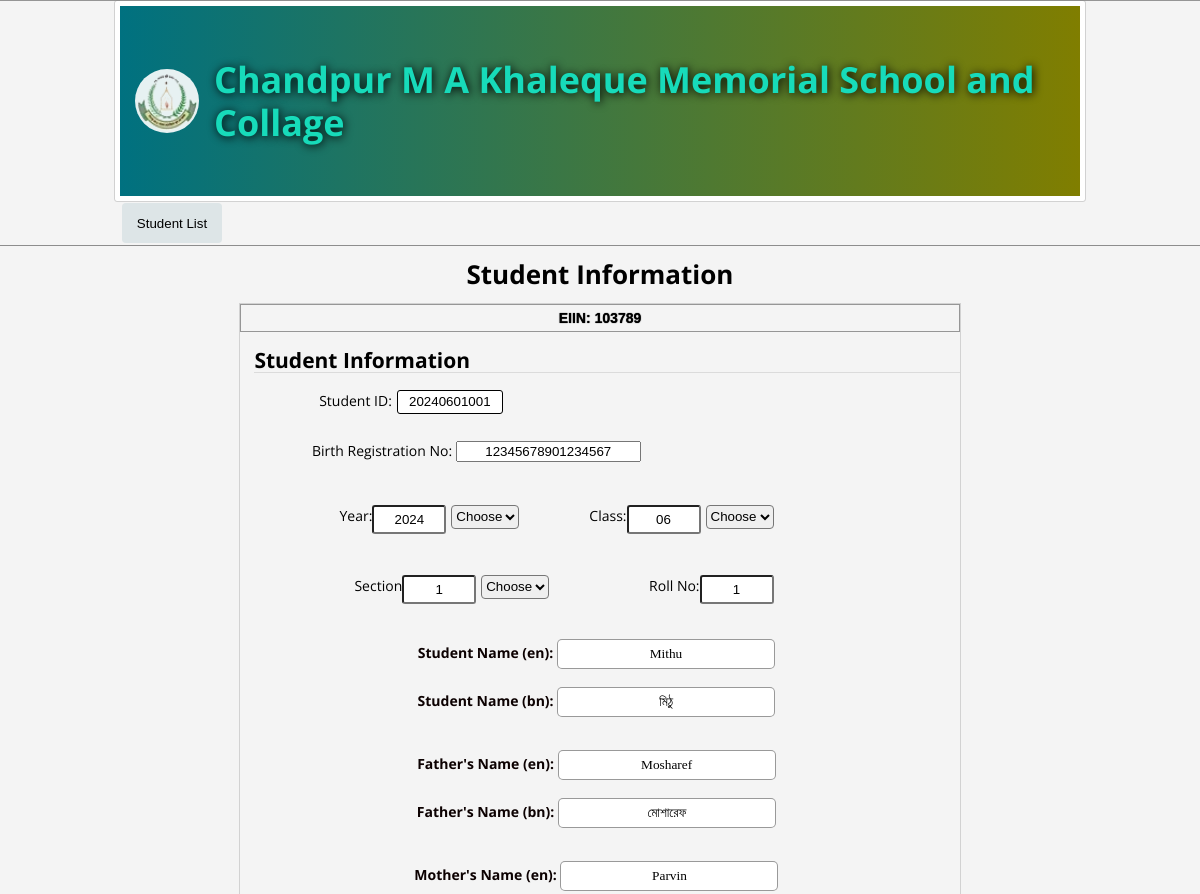
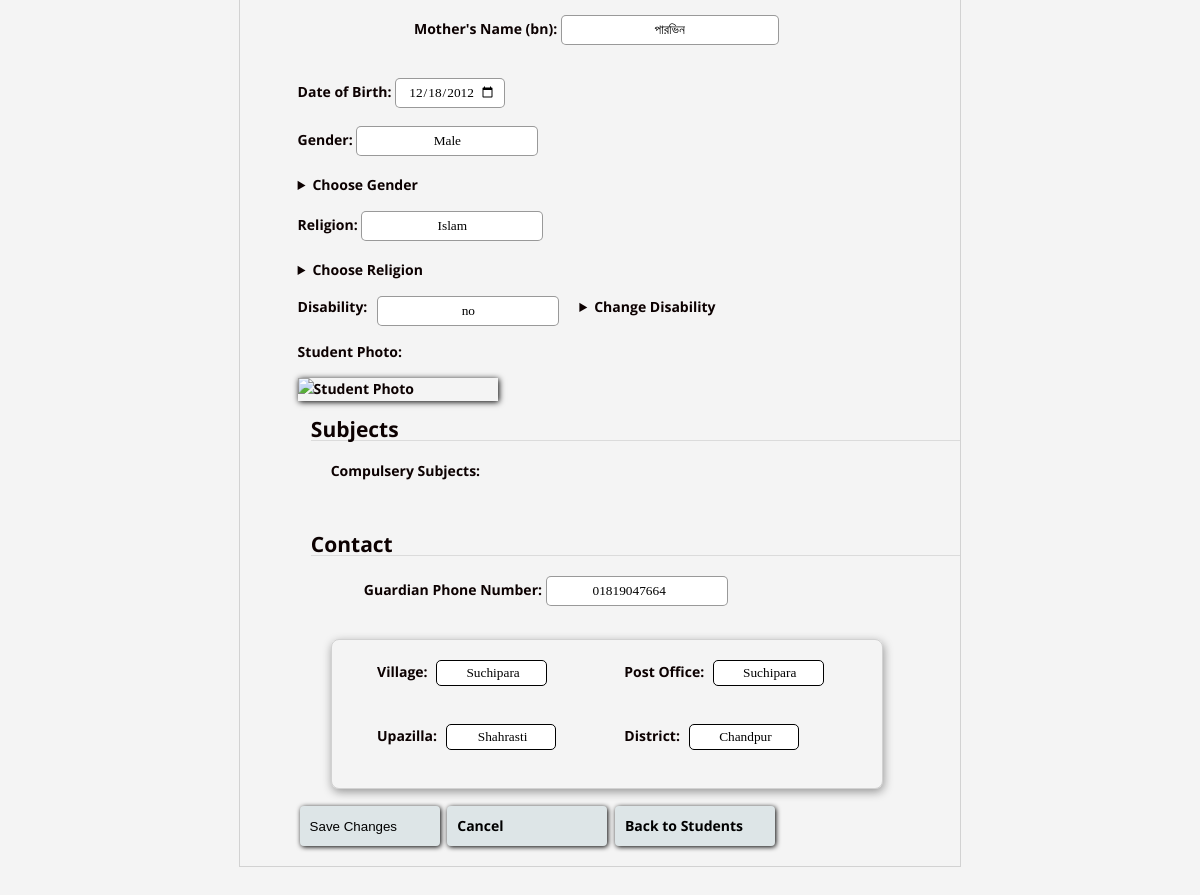
Page /edit_student/3 (signed in) on the committed database (2 pictures, top to bottom).
### tables this page shows
CREATE TABLE students (
                id INTEGER PRIMARY KEY AUTOINCREMENT,
                reg TEXT,
                year TEXT,
                calss TEXT,
                section INTEGER,
                roll INTEGER,
                s_name_en TEXT,
                s_name_bn TEXT,
                f_name_en TEXT,
                f_name_bn TEXT,
                m_name_en TEXT,
                m_name_bn TEXT,
                dob TEXT,
                gender TEXT,
                Religion TEXT,
                disability TEXT,
                photo BLOB,  -- Updated data type for photo storage
                number TEXT,
                vi TEXT,
                post TEXT,
                upazilla TEXT,
                district TEXT,
                students_id TEXT
            );

### website/app.py (the view)
@app.route('/edit_student/<int:student_id>', methods=['GET', 'POST'])
@login_required
def edit_student(student_id):
    with sqlite3.connect('students.db') as conn:
        cursor = conn.cursor()
        if request.method == 'POST':
            if 'photo' in request.files:
                photo_file = request.files['photo']
                if photo_file.filename != '':
                    photo_data = photo_file.read()
                else:
                    photo_data = cursor.execute('SELECT photo FROM students WHERE id = ?', (student_id,)).fetchone()[0]
            else:
                photo_data = cursor.execute('SELECT photo FROM students WHERE id = ?', (student_id,)).fetchone()[0]
            cursor.execute('''
                UPDATE students
                SET reg=?, year=?, calss=?, section=?, roll=?, s_name_en=?, s_name_bn=?, f_name_en=?, f_name_bn=?, m_name_en=?, m_name_bn=?, dob=?, gender=?, Religion=?, disability=?, photo=?, number=?, vi=?, post=?, upazilla=?, district=?, students_id=?
                WHERE id=?
            ''', (
                request.form['reg'],
                request.form['year'],
                request.form['calss'],
                request.form['section'],
                request.form['roll'],
                request.form['s_name_en'],
                request.form['s_name_bn'],
                request.form['f_name_en'],
                request.form['f_name_bn'],
                request.form['m_name_en'],
                request.form['m_name_bn'],
                request.form['dob'],
                request.form['gender'],
                request.form['Religion'],
                request.form.get('disability', ''),  # Use get() to handle cases where 'disability' is not present in the form
                photo_data,
                request.form['number'],
                request.form['vi'],
                request.form['post'],
                request.form['upazilla'],
                request.form['district'],
                request.form['students_id'],
                student_id
            ))
            conn.commit()
            return redirect(url_for('display_students'))
        else:
            cursor.execute('SELECT * FROM students WHERE id = ?', (student_id,))
            student = cursor.fetchone()
    return render_template('edit_student.html', student=student)

### website/app.py (called while the page is built)
def login_required(f):
    @wraps(f)
    def decorated_function(*args, **kwargs):
        if 'user_id' not in session:
            print("User not logged in. Redirecting to login page.")
            print("Next URL:", request.url)
            return redirect(url_for('login', next=request.url))
        return f(*args, **kwargs)
    return decorated_function

### website/templates/edit_student.html (shortened to what this page needs)
<!DOCTYPE html>
<html lang="en">
<head>
</head>
<body onscroll="scrolled()">
    <header>
        <div class="header">
            <img type="" src="{{ url_for('static', filename='Name___Logo-removebg-preview.png') }}"  alt="" class="imagess">
            <h1>Chandpur M A Khaleque Memorial School and Collage</h1>
        </div>
        <nav>
            <a href="{{ url_for('display_students') }}"><button id="addStudent" class="button">Student List</button></a>
        </nav>
    </header>
    <h1>Student Information</h1>
    <section class="everything">
        <form class="inputs" action="{{ url_for('edit_student', student_id=student[0]) }}" method="post" enctype="multipart/form-data">
            <div class="EIIN">
                <b><p>EIIN: 103789</p></b>
            </div>
            <div class="id">
                <h2 class="si">Student Information</h2>
                <div class="iodhas">
                    <label for="ID" class="s-id">Student ID:</label>
                    <input name="students_id" id="student_id" type="text" value="{{ student[22] }}" readonly>
                </div>
            </div>
            <div class="sb">
                <label for="reg">Birth Registration No:</label>
                <input type="text" name="reg" id="birth-reg"  value="{{ student[1] }}" readonly>
            </div>
            <div class="ycsr">
                <div>
                    <label for="year">Year: </label>
                    <input type="text" name="year" id="year" value="{{ student[2] }}"  readonly>
                    <select id="yearV">
                        <option value="">Choose</option>
                    </select>
                </div>
                <div>
                    <label for="calss">Class:</label>
                    <input type="text" name="calss" id="class"  value="{{ student[3] }}"  readonly>
                    <select id="classV">
                        <option value="">Choose</option>
                    </select>
                </div>
                <div>
                    <label for="section">Section</label>
                    <input type="text" name="section" id="section" value="{{ student[4] }}"  readonly>
                    <select id="sectionV">
                        <option value="">Choose</option>
                    </select>
                </div>
                <div>
                    <label for="roll">Roll No:</label>
                    <input name="roll" type="text" id="roll" value="{{ student[5] }}"  >
                </div>
            </div>
            <div class="ndgrp">
                <div class="nameofstudent">
                    <div>
                        <label for="s_name_en" class="s_name_en">Student Name (en):</label>
                        <input type="text" name="s_name_en" id="s_name_en" value="{{ student[6] }}" >
                    </div>
                    <div>
                        <label for="s_name_bn" class="s_name_bn">Student Name (bn):</label>
                        <input type="text" name="s_name_bn" id="s_name_bn" value="{{ student[7] }}"  >
                    </div>
                </div>
                <div class="nameoffather">
                    <div>
                        <label for="f_name_en" class="f_name_en">Father's Name (en):</label>
                        <input type="text" name="f_name_en" id="f_name_en" value="{{ student[8] }}"  >
                    </div>
                    <div>
                        <label for="f_name_bn" class="s_name_bn">Father's Name (bn):</label>
                        <input type="text" name="f_name_bn" id="f_name_bn" value="{{ student[9] }}"  >
                    </div>
                </div>
                <div class="nameofmother">
                    <div>
                        <label for="m_name_en" class="m_name_en">Mother's Name (en):</label>
                        <input type="text" name="m_name_en" id="m_name_en"  value="{{ student[10] }}" >
                    </div>
                    <div>
                        <label for="m_name_bn" class="s_name_bn">Mother's Name (bn):</label>
                        <input type="text" name="m_name_bn" id="m_name_bn"  value="{{ student[11] }}" >
                    </div>
                </div>
                <div class="dgrd">
                    <div>
                        <label for="dob" class="dob">Date of Birth:</label>
                        <input type="date" name="dob" id="dob" min="2005-01-01" max="2012-12-31"  value="{{ student[12] }}">
                    </div>
                    <div>
                        <label for="gender">Gender: </label>
                        <input type="text" name="gender" id="gender" value="{{ student[13] }}" readonly>
                        <details>
                            <summary>Choose Gender</summary>
                        </details>
                    </div>
                    <div>
                        <label for="Religion" >Religion:</label>
                        <input type="text" name="Religion" id="religion" value="{{ student[14] }}" readonly>
                        <details>
                            <summary>Choose Religion</summary>
                        </details>
                    </div>
                    <div class="disability-part">
                        <label for="disability">Disability:</label>
                        <input type="text" id="Disability"  value="{{ student[15] }}" readonly>
                        <details>
                            <summary>Change Disability</summary>
                        </details>
                    </div>
    <span style="margin-bottom: 15px;">Student Photo:</span>
    {% if student[16] %}
        <img src="{{ url_for('display_photo', student_id=student[0]) }}" alt="Student Photo" style="max-width: 200px; max-height: 300px; box-shadow: 1px 1px 6px black;" >
    {% else %}
        <p>No Photo Available</p>
    {% endif %}
    <div class="reg-sub">
        <h2 class="si">Subjects</h2>
        <div class="qp">
            <h4>Compulsery Subjects:</h4>
        </div>
    </div>
    <section class="contact">
        <h2 class="si">Contact</h2>
        <div class="phonenumber">
            <label for="number">Guardian Phone Number:</label>
            <input type="number" name="number" id="phonenumber" value="{{ student[17] }}" readonly>
        </div>
        <div class="location">
            <div>
                <label for="vi">Village:</label>
                <input name="vi" type="text" id="village"  value="{{ student[18] }}" readonly>
            </div>
            <div>
                <label for="post">Post Office:</label>
                <input name="post" type="text" id="postoffice"  value="{{ student[19] }}" readonly>
            </div>
            <div>
                <label for="upazilla">Upazilla:</label>
                <input name="upazilla" type="text" id="upazilla"  value="{{ student[20] }}" readonly>
            </div>
            <div>
                <label for="district">District:</label>
                <input name="district" type="text" id="district"  value="{{ student[21] }}" readonly>
            </div>
        </div>
            <button class="buttons" id="buttonss" type="submit">Save Changes</button>
            <a class="buttons" href="{{ url_for('display_student', student_id=student[0]) }}">Cancel</a>
            <a class="buttons" href="{{ url_for('display_students') }}">Back to Students</a>
    </form>
    </section>
</body>
</html>

### website/templates/edit_student.html (style rules this page uses)
body { background: #000000; font: 13px/1.7em 'Open sans'; background-color: #f4f4f4; margin: 0; display: flex; align-items: center; flex-direction: column; height: 100vh; }
#dob { margin-bottom: -5px; }
.imagess { background-color: rgba(255, 255, 255, 0.9); border-radius: 50%; padding: 2px; height: 60px; width: 60px; margin: 15px; }
nav { display: flex; align-items: start; width: 80%; }
header { border-top: 1px solid rgba(128, 128, 128, 0.811); border-bottom: 1px solid rgba(128, 128, 128, 0.881); width: 100%; display: flex; align-items: center; flex-direction: column; }
.header { border: 5px solid white; outline: 1px solid rgba(128, 128, 128, 0.301); margin-top: 0px; width: 80%; color: rgb(23, 219, 186); background: linear-gradient(to right, rgb(0, 113, 128) , rgb(128, 126, 0) ); height: 190px; font-size: 18px; text-shadow: 1px 1px 10px black; display: flex; justify-content: center; align-items: center; line-height: 1.2; border-radius: 2px; }
#student_id { border: 1px ridge black; height: 20px; width: 100px; border-radius: 3px; text-align: center; margin-left: 5px; }
.ndgrp { font-size: 14px; font-weight: 700; color: #0c0101; }
.nameofstudent , .nameoffather, .nameofmother { width: 95%; display: inline-flex; justify-content: space-evenly; flex-wrap: wrap; margin-bottom: 15px; margin-left: 2%; }
form { display: flex; flex-direction: column; border: 1px solid rgba(128, 128, 128, 0.301); margin-bottom: 100px; }
label { margin-bottom: 8px; display: inline-block; }
.disability-part { display: inline-flex; height: 30px; }
.disability-part input { margin-left: 10px; margin-right: 20px; }
select { margin-left: 5px; margin-right: 15px; }
.ycsr { width: 70%; display: inline-flex; justify-content: space-evenly; margin-left: 10%; margin-bottom: 2%; margin-top: 2%; }
.ycsr input { width: 60px; height: 15px; padding: 5px; border-radius: 3px; }
.ndgrp input { padding: 8px; margin-bottom: 18px; height: 12px; border-radius: 5px; border: 1px solid rgba(128, 128, 128, 0.801); font-family: 'Times New Roman', Times, serif; width: 200px; }
input { text-align: center; width: fit-content; }
.iodhas { margin-left: 11%; display: inline-flex; flex-direction: row; margin-bottom: 20px; }
.sb { margin-left: 10%; }
.button { background-color: #91b1b93b; color: #000000; padding: 10px; border: none; border-radius: 4px; cursor: pointer; margin: 2px; height: 40px; width: 100px; min-width: 100px; transition: .80s; }
.dgrd { margin-left: 8%; display: inline-flex; flex-direction: column; }
.dgrd label { display: inline-block; }
.dgrd input { width: fit-content; }
.dgrd div { margin-bottom: 15px; }
.everything { display: flex; flex-direction: column; align-items: center; }
select { height: 24px; border-radius: 4px; }
.EIIN { border: 1px solid rgba(128, 128, 128, 0.811); }
.EIIN p { margin: 2px; text-align: center; color: black; text-shadow: .1px .1px 1px black; font-family: 'Gill Sans', 'Gill Sans MT', Calibri, 'Trebuchet MS', sans-serif; }
.si { border-bottom: 1px solid rgba(0, 0, 0, 0.1); margin-left: 2%; }
.inputs { font-size: 14px; width: 60%; min-width: 60%; max-width: 60%; }
.qp { margin-left: 5%; }
.contact .phonenumber, .location { margin-left: 10%; }
.phonenumber { margin: 20px; }
.location { border: 1px solid rgba(128, 128, 128, 0.301); width: 80%; display: inline-flex; flex-wrap: wrap; justify-content: space-evenly; padding: 10px; border-radius: 8px; box-shadow: 1px 3px 10px rgba(0, 0, 0, 0.384); margin-bottom: 20px; margin-left: 5%; }
.location div { width: 40%; margin-top: 10px; margin-bottom: 10px; }
.location input { margin-left: 5px; height: 20px; border-radius: 5px; border: none; border: 1px solid black; padding: 2px; padding-left: 5px; width: 48%; }
.buttons { width: fit-content; padding: 10px; margin-left: 17%; }
.buttons { background-color: #91b1b93b; color: #000000; padding: 10px; border: none; border-radius: 4px; cursor: pointer; margin: 2px; height: 20px; width: 140px; min-width: 100px; transition: .60s; box-shadow: 1px 1px 5px black; display: inline-flex; flex-direction: row; text-align: center; text-decoration: none; align-items: center; margin-bottom: 20px; }
#buttonss { height: 40px; }
.ycsr div { display: inline-flex; margin: 20px; }
.ycsr { flex-wrap: wrap; justify-content: space-around; }

### rows in the picture
students: students_id "20240601001", reg "12345678901234567", year "2024", calss "06", section "1", roll "1", s_name_en "Mithu", s_name_bn "মিঠু", f_name_en "Mosharef", f_name_bn "মোশারেফ", m_name_en "Parvin", m_name_bn "পারভিন", dob "12/18/2012", gender "Male", Religion "Islam", disability "no", number "01819047664", vi "Suchipara", post "Suchipara", upazilla "Shahrasti", district "Chandpur"
